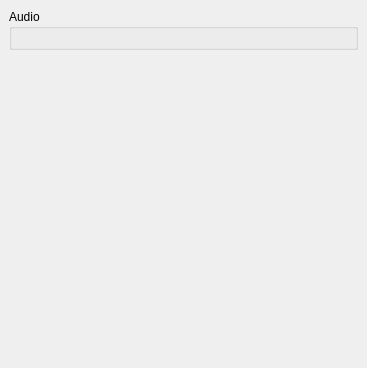
<?xml version="1.0" encoding="UTF-8"?>
<ui version="4.0">
 <class>ConfigureAudio</class>
 <widget class="QWidget" name="ConfigureAudio">
  <property name="geometry">
   <rect>
    <x>0</x>
    <y>0</y>
    <width>367</width>
    <height>368</height>
   </rect>
  </property>
  <property name="accessibleName">
   <string>Audio</string>
  </property>
  <layout class="QVBoxLayout" name="outerLayout">
   <property name="leftMargin">
    <number>0</number>
   </property>
   <property name="topMargin">
    <number>0</number>
   </property>
   <property name="rightMargin">
    <number>0</number>
   </property>
   <property name="bottomMargin">
    <number>0</number>
   </property>
   <item>
    <widget class="QScrollArea" name="scrollArea">
     <property name="frameShape">
      <enum>QFrame::Shape::NoFrame</enum>
     </property>
     <property name="widgetResizable">
      <bool>true</bool>
     </property>
     <widget class="QWidget" name="scrollAreaWidgetContents">
      <property name="geometry">
       <rect>
        <x>0</x>
        <y>0</y>
        <width>367</width>
        <height>368</height>
       </rect>
      </property>
      <layout class="QVBoxLayout" name="scrollLayout">
       <item>
        <widget class="QGroupBox" name="groupBox">
         <property name="title">
          <string>Audio</string>
         </property>
         <layout class="QVBoxLayout">
          <item>
           <widget class="QWidget" name="audio_widget" native="true">
            <property name="maximumSize">
             <size>
              <width>16777215</width>
              <height>16777213</height>
             </size>
            </property>
            <layout class="QVBoxLayout" name="verticalLayout">
             <property name="leftMargin">
              <number>0</number>
             </property>
             <property name="topMargin">
              <number>0</number>
             </property>
             <property name="rightMargin">
              <number>0</number>
             </property>
             <property name="bottomMargin">
              <number>0</number>
             </property>
            </layout>
           </widget>
          </item>
         </layout>
        </widget>
       </item>
       <item>
        <spacer>
         <property name="orientation">
          <enum>Qt::Vertical</enum>
         </property>
         <property name="sizeHint" stdset="0">
          <size>
           <width>167</width>
           <height>55</height>
          </size>
         </property>
        </spacer>
       </item>
      </layout>
     </widget>
    </widget>
   </item>
  </layout>
 </widget>
 <resources/>
 <connections/>
</ui>
